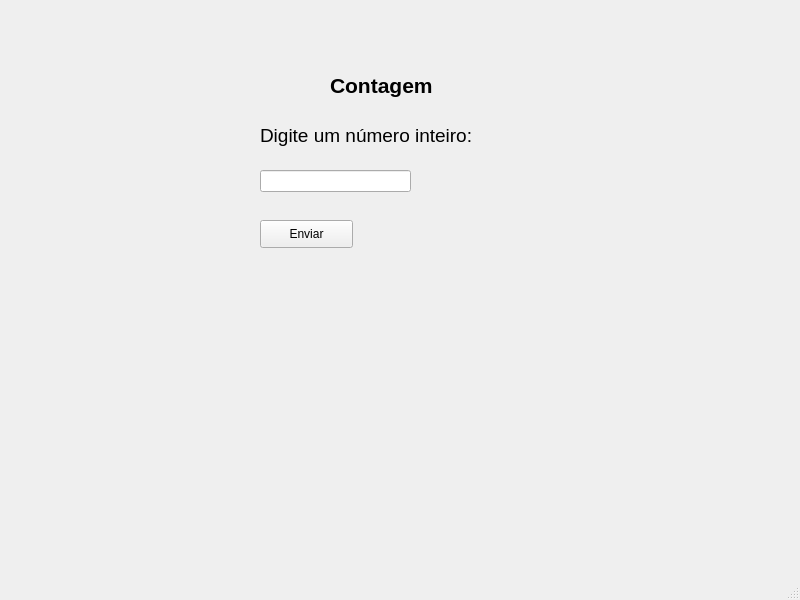
<?xml version="1.0" encoding="UTF-8"?>
<ui version="4.0">
 <class>MainWindow</class>
 <widget class="QMainWindow" name="MainWindow">
  <property name="geometry">
   <rect>
    <x>0</x>
    <y>0</y>
    <width>800</width>
    <height>600</height>
   </rect>
  </property>
  <property name="windowTitle">
   <string>MainWindow</string>
  </property>
  <widget class="QWidget" name="centralwidget">
   <widget class="QLabel" name="label_titulo">
    <property name="geometry">
     <rect>
      <x>330</x>
      <y>60</y>
      <width>141</width>
      <height>51</height>
     </rect>
    </property>
    <property name="font">
     <font>
      <pointsize>16</pointsize>
      <weight>75</weight>
      <bold>true</bold>
     </font>
    </property>
    <property name="text">
     <string>Contagem</string>
    </property>
   </widget>
   <widget class="QLineEdit" name="lineEdit_input">
    <property name="geometry">
     <rect>
      <x>260</x>
      <y>170</y>
      <width>151</width>
      <height>22</height>
     </rect>
    </property>
   </widget>
   <widget class="QLabel" name="label_digite">
    <property name="geometry">
     <rect>
      <x>260</x>
      <y>120</y>
      <width>261</width>
      <height>31</height>
     </rect>
    </property>
    <property name="font">
     <font>
      <pointsize>14</pointsize>
     </font>
    </property>
    <property name="text">
     <string>Digite um número inteiro:</string>
    </property>
   </widget>
   <widget class="QPushButton" name="pushButton_enviar">
    <property name="geometry">
     <rect>
      <x>260</x>
      <y>220</y>
      <width>93</width>
      <height>28</height>
     </rect>
    </property>
    <property name="text">
     <string>Enviar</string>
    </property>
   </widget>
   <widget class="QLabel" name="label_print">
    <property name="geometry">
     <rect>
      <x>250</x>
      <y>280</y>
      <width>381</width>
      <height>221</height>
     </rect>
    </property>
    <property name="text">
     <string/>
    </property>
   </widget>
  </widget>
  <widget class="QMenuBar" name="menubar">
   <property name="geometry">
    <rect>
     <x>0</x>
     <y>0</y>
     <width>800</width>
     <height>26</height>
    </rect>
   </property>
  </widget>
  <widget class="QStatusBar" name="statusbar"/>
 </widget>
 <resources/>
 <connections/>
</ui>
